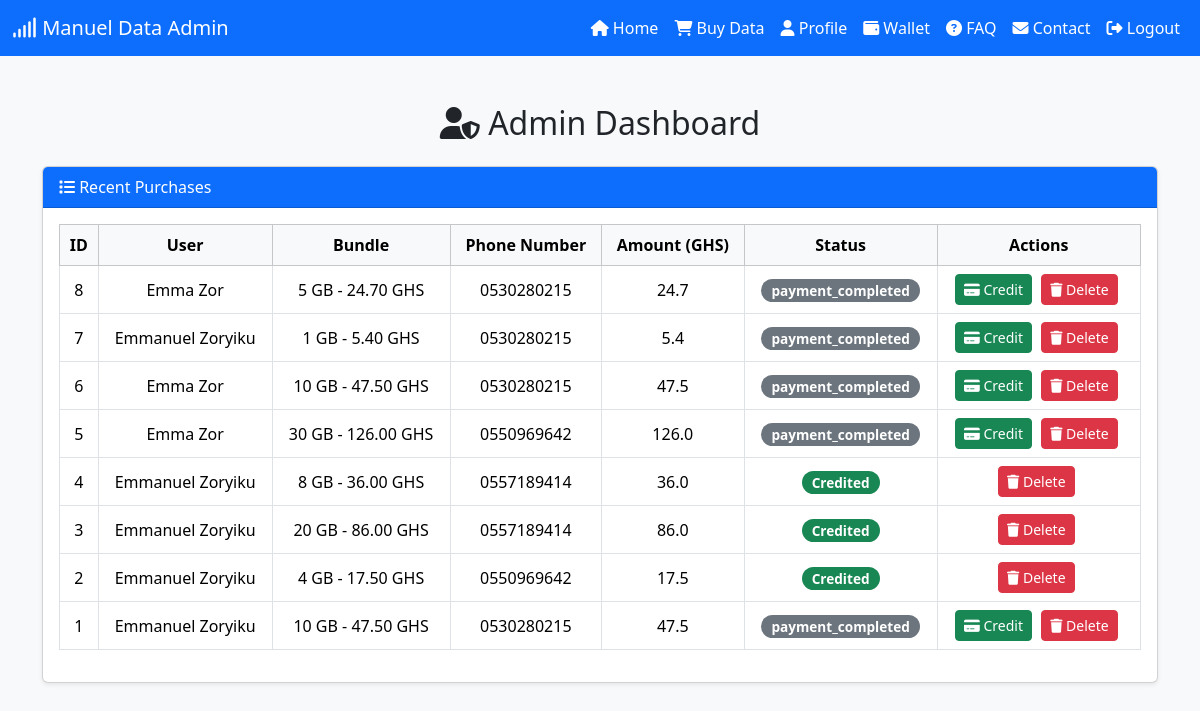
The page /admin on the database its author committed.
### app.py (models this page shows, shortened)
class Purchase(db.Model):
    __tablename__ = "purchases"
    id = db.Column(db.Integer, primary_key=True)
    provider = db.Column(db.String(100), nullable=True)
    bundle = db.Column(db.String(200), nullable=False)
    number = db.Column(db.String(50), nullable=False)
    amount = db.Column(db.Float, nullable=False)
    created_at = db.Column(db.DateTime, default=datetime.utcnow)
    status = db.Column(db.String(50), default="payment_completed")
    user_id = db.Column(db.Integer, db.ForeignKey("users.id"), nullable=False)

class User(db.Model):
    __tablename__ = "users"
    id = db.Column(db.Integer, primary_key=True)
    username = db.Column(db.String(150), nullable=False)
    email = db.Column(db.String(150), unique=True, nullable=False, index=True)
    mobile = db.Column(db.String(50), nullable=True)
    gender = db.Column(db.String(20), nullable=True)
    password_hash = db.Column(db.String(200), nullable=False)
    wallet_balance = db.Column(db.Float, default=0.0)
    profile_pic = db.Column(db.String(300), nullable=True)
    purchases = db.relationship("Purchase", backref="user", lazy=True)
    transactions = db.relationship("Transaction", backref="user", lazy=True)

### app.py (the view)
@app.route("/admin")
def admin_panel():
    purchases = Purchase.query.order_by(Purchase.id.desc()).all()
    return render_template("admin.html", purchases=purchases)

### templates/admin.html (shortened to what this page needs)
<!DOCTYPE html>
<html lang="en">
<head>
  <link href="https://cdn.jsdelivr.net/npm/bootstrap@5.3.3/dist/css/bootstrap.min.css" rel="stylesheet">
  <link rel="stylesheet" href="https://cdnjs.cloudflare.com/ajax/libs/font-awesome/6.5.0/css/all.min.css">
</head>
<body>
  <nav class="navbar navbar-expand-lg navbar-dark">
    <div class="container-fluid">
      <a class="navbar-brand" href="#"><i class="fas fa-signal"></i> Manuel Data Admin</a>
      <div class="collapse navbar-collapse" id="adminNavbar">
        <ul class="navbar-nav ms-auto">
          <li class="nav-item"><a class="nav-link" href="{{ url_for('dashboard') }}"><i class="fas fa-home"></i> Home</a></li>
          <li class="nav-item"><a class="nav-link" href="{{ url_for('purchase') }}"><i class="fas fa-shopping-cart"></i> Buy Data</a></li>
          <li class="nav-item"><a class="nav-link" href="{{ url_for('profile') }}"><i class="fas fa-user"></i> Profile</a></li>
          <li class="nav-item"><a class="nav-link" href="{{ url_for('wallet') }}"><i class="fas fa-wallet"></i> Wallet</a></li>
          <li class="nav-item"><a class="nav-link" href="{{ url_for('faq') }}"><i class="fas fa-question-circle"></i> FAQ</a></li>
          <li class="nav-item"><a class="nav-link" href="{{ url_for('contact') }}"><i class="fas fa-envelope"></i> Contact</a></li>
          <li class="nav-item"><a class="nav-link" href="{{ url_for('logout') }}"><i class="fas fa-sign-out-alt"></i> Logout</a></li>
        </ul>
      </div>
    </div>
  </nav>
  <div class="container my-5">
    <h2 class="mb-4 text-center"><i class="fas fa-user-shield"></i> Admin Dashboard</h2>
    <div class="card shadow-sm">
      <div class="card-header bg-primary text-white">
        <i class="fas fa-list"></i> Recent Purchases
      </div>
      <div class="card-body table-responsive">
        <table class="table table-bordered table-hover text-center align-middle">
          <thead class="table-light">
            <tr>
              <th>ID</th>
              <th>User</th>
              <th>Bundle</th>
              <th>Phone Number</th>
              <th>Amount (GHS)</th>
              <th>Status</th>
              <th>Actions</th>
            </tr>
          </thead>
          <tbody>
            {% for p in purchases %}
              <tr>
                <td>{{ p.id }}</td>
                <td>{{ p.user.username }}</td>
                <td>{{ p.bundle }}</td>
                <td>{{ p.number }}</td>
                <td>{{ p.amount }}</td>
                <td>
                  {% if p.status == 'pending' %}
                    <span class="badge bg-warning status-badge">Pending</span>
                  {% elif p.status == 'confirmed' %}
                    <span class="badge bg-info status-badge">Confirmed</span>
                  {% elif p.status == 'credited' %}
                    <span class="badge bg-success status-badge">Credited</span>
                  {% else %}
                    <span class="badge bg-secondary status-badge">{{ p.status }}</span>
                  {% endif %}
                </td>
                <td class="action-btns">
                  {% if p.status != 'credited' %}
                    <a href="{{ url_for('credit_purchase', purchase_id=p.id) }}" class="btn btn-sm btn-success"><i class="fas fa-credit-card"></i> Credit</a>
                  {% endif %}
                  <a href="{{ url_for('delete_purchase', purchase_id=p.id) }}" class="btn btn-sm btn-danger"><i class="fas fa-trash"></i> Delete</a>
                </td>
              </tr>
            {% else %}
              <tr>
                <td colspan="7" class="text-muted">No purchases found.</td>
              </tr>
            {% endfor %}
          </tbody>
        </table>
      </div>
    </div>
  </div>
</body>
</html>

### templates/admin.html (style rules this page uses)
body { background-color: #f8f9fa; }
.navbar { background: #0d6efd; }
.navbar .nav-link, .navbar .navbar-brand { color: #fff !important; }
.table td, .table th { vertical-align: middle; }
.action-btns .btn { margin-right: 5px; }
.status-badge { font-size: 0.85rem; padding: 5px 10px; border-radius: 20px; }

### rows shown on the page
Purchase: id "8", user.username "Emma Zor", bundle "5 GB - 24.70 GHS", number "0530280215", amount "24.7", status "payment_completed"
Purchase: id "7", user.username "Emmanuel Zoryiku", bundle "1 GB - 5.40 GHS", number "0530280215", amount "5.4", status "payment_completed"
Purchase: id "6", user.username "Emma Zor", bundle "10 GB - 47.50 GHS", number "0530280215", amount "47.5", status "payment_completed"
Purchase: id "5", user.username "Emma Zor", bundle "30 GB - 126.00 GHS", number "0550969642", amount "126.0", status "payment_completed"
Purchase: id "4", user.username "Emmanuel Zoryiku", bundle "8 GB - 36.00 GHS", number "0557189414", amount "36.0", status "Credited"
Purchase: id "3", user.username "Emmanuel Zoryiku", bundle "20 GB - 86.00 GHS", number "0557189414", amount "86.0", status "Credited"
Purchase: id "2", user.username "Emmanuel Zoryiku", bundle "4 GB - 17.50 GHS", number "0550969642", amount "17.5", status "Credited"
Purchase: id "1", user.username "Emmanuel Zoryiku", bundle "10 GB - 47.50 GHS", number "0530280215", amount "47.5", status "payment_completed"
